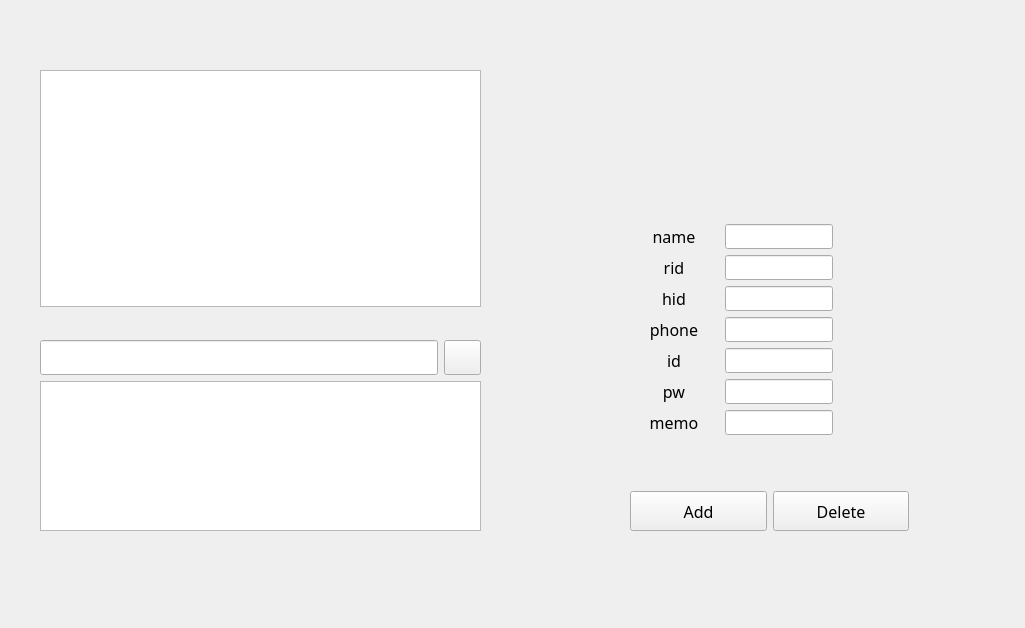
<?xml version="1.0" encoding="UTF-8"?>
<ui version="4.0">
 <class>ResidentControlWidget</class>
 <widget class="QWidget" name="ResidentControlWidget">
  <property name="geometry">
   <rect>
    <x>0</x>
    <y>0</y>
    <width>1025</width>
    <height>628</height>
   </rect>
  </property>
  <property name="sizePolicy">
   <sizepolicy hsizetype="Expanding" vsizetype="Expanding">
    <horstretch>0</horstretch>
    <verstretch>0</verstretch>
   </sizepolicy>
  </property>
  <property name="font">
   <font>
    <family>한화 L</family>
   </font>
  </property>
  <property name="windowTitle">
   <string>Form</string>
  </property>
  <widget class="QWidget" name="layoutWidget">
   <property name="geometry">
    <rect>
     <x>40</x>
     <y>70</y>
     <width>441</width>
     <height>461</height>
    </rect>
   </property>
   <layout class="QVBoxLayout" name="verticalLayout">
    <item>
     <widget class="QListWidget" name="residentListWidget">
      <property name="font">
       <font>
        <family>한화 L</family>
        <pointsize>10</pointsize>
       </font>
      </property>
     </widget>
    </item>
    <item>
     <spacer name="verticalSpacer">
      <property name="orientation">
       <enum>Qt::Orientation::Vertical</enum>
      </property>
      <property name="sizeType">
       <enum>QSizePolicy::Policy::Minimum</enum>
      </property>
      <property name="sizeHint" stdset="0">
       <size>
        <width>20</width>
        <height>27</height>
       </size>
      </property>
     </spacer>
    </item>
    <item>
     <layout class="QHBoxLayout" name="horizontalLayout">
      <item>
       <widget class="QLineEdit" name="searchHidEdit">
        <property name="sizePolicy">
         <sizepolicy hsizetype="Expanding" vsizetype="Maximum">
          <horstretch>0</horstretch>
          <verstretch>0</verstretch>
         </sizepolicy>
        </property>
        <property name="minimumSize">
         <size>
          <width>0</width>
          <height>35</height>
         </size>
        </property>
        <property name="maximumSize">
         <size>
          <width>16777215</width>
          <height>70</height>
         </size>
        </property>
        <property name="font">
         <font>
          <family>한화 L</family>
          <pointsize>10</pointsize>
         </font>
        </property>
        <property name="placeholderText">
         <string/>
        </property>
       </widget>
      </item>
      <item>
       <widget class="QPushButton" name="searchHidButton">
        <property name="sizePolicy">
         <sizepolicy hsizetype="Maximum" vsizetype="Maximum">
          <horstretch>0</horstretch>
          <verstretch>0</verstretch>
         </sizepolicy>
        </property>
        <property name="maximumSize">
         <size>
          <width>80</width>
          <height>65</height>
         </size>
        </property>
        <property name="text">
         <string/>
        </property>
       </widget>
      </item>
     </layout>
    </item>
    <item>
     <widget class="QListWidget" name="searchResultWidget">
      <property name="sizePolicy">
       <sizepolicy hsizetype="Expanding" vsizetype="Maximum">
        <horstretch>0</horstretch>
        <verstretch>0</verstretch>
       </sizepolicy>
      </property>
      <property name="maximumSize">
       <size>
        <width>16777215</width>
        <height>150</height>
       </size>
      </property>
      <property name="font">
       <font>
        <family>한화 L</family>
        <pointsize>10</pointsize>
       </font>
      </property>
     </widget>
    </item>
   </layout>
  </widget>
  <widget class="QWidget" name="layoutWidget">
   <property name="geometry">
    <rect>
     <x>630</x>
     <y>70</y>
     <width>279</width>
     <height>461</height>
    </rect>
   </property>
   <layout class="QVBoxLayout" name="verticalLayout_2">
    <item>
     <layout class="QHBoxLayout" name="horizontalLayout_5">
      <item>
       <spacer name="horizontalSpacer_9">
        <property name="orientation">
         <enum>Qt::Orientation::Horizontal</enum>
        </property>
        <property name="sizeHint" stdset="0">
         <size>
          <width>20</width>
          <height>20</height>
         </size>
        </property>
       </spacer>
      </item>
      <item>
       <widget class="QLabel" name="profileImage">
        <property name="sizePolicy">
         <sizepolicy hsizetype="Expanding" vsizetype="Expanding">
          <horstretch>0</horstretch>
          <verstretch>0</verstretch>
         </sizepolicy>
        </property>
        <property name="maximumSize">
         <size>
          <width>152</width>
          <height>118</height>
         </size>
        </property>
        <property name="text">
         <string/>
        </property>
       </widget>
      </item>
      <item>
       <spacer name="horizontalSpacer_4">
        <property name="orientation">
         <enum>Qt::Orientation::Horizontal</enum>
        </property>
        <property name="sizeHint" stdset="0">
         <size>
          <width>20</width>
          <height>20</height>
         </size>
        </property>
       </spacer>
      </item>
     </layout>
    </item>
    <item>
     <spacer name="verticalSpacer_3">
      <property name="orientation">
       <enum>Qt::Orientation::Vertical</enum>
      </property>
      <property name="sizeType">
       <enum>QSizePolicy::Policy::Maximum</enum>
      </property>
      <property name="sizeHint" stdset="0">
       <size>
        <width>20</width>
        <height>30</height>
       </size>
      </property>
     </spacer>
    </item>
    <item>
     <layout class="QFormLayout" name="formLayout">
      <item row="0" column="0">
       <layout class="QHBoxLayout" name="horizontalLayout_2">
        <property name="leftMargin">
         <number>14</number>
        </property>
        <item>
         <widget class="QLabel" name="nameLabel">
          <property name="sizePolicy">
           <sizepolicy hsizetype="Minimum" vsizetype="Preferred">
            <horstretch>0</horstretch>
            <verstretch>0</verstretch>
           </sizepolicy>
          </property>
          <property name="minimumSize">
           <size>
            <width>60</width>
            <height>0</height>
           </size>
          </property>
          <property name="font">
           <font>
            <family>한화 L</family>
            <pointsize>12</pointsize>
           </font>
          </property>
          <property name="text">
           <string>name</string>
          </property>
          <property name="alignment">
           <set>Qt::AlignmentFlag::AlignCenter</set>
          </property>
         </widget>
        </item>
        <item>
         <spacer name="horizontalSpacer">
          <property name="orientation">
           <enum>Qt::Orientation::Horizontal</enum>
          </property>
          <property name="sizeType">
           <enum>QSizePolicy::Policy::Maximum</enum>
          </property>
          <property name="sizeHint" stdset="0">
           <size>
            <width>15</width>
            <height>20</height>
           </size>
          </property>
         </spacer>
        </item>
        <item>
         <widget class="QLineEdit" name="nameEdit">
          <property name="sizePolicy">
           <sizepolicy hsizetype="Expanding" vsizetype="Maximum">
            <horstretch>0</horstretch>
            <verstretch>0</verstretch>
           </sizepolicy>
          </property>
          <property name="maximumSize">
           <size>
            <width>16777215</width>
            <height>35</height>
           </size>
          </property>
          <property name="font">
           <font>
            <family>한화 L</family>
            <pointsize>9</pointsize>
           </font>
          </property>
         </widget>
        </item>
       </layout>
      </item>
      <item row="1" column="0">
       <layout class="QHBoxLayout" name="horizontalLayout_3">
        <property name="leftMargin">
         <number>14</number>
        </property>
        <item>
         <widget class="QLabel" name="ridLabel">
          <property name="sizePolicy">
           <sizepolicy hsizetype="Minimum" vsizetype="Preferred">
            <horstretch>0</horstretch>
            <verstretch>0</verstretch>
           </sizepolicy>
          </property>
          <property name="minimumSize">
           <size>
            <width>60</width>
            <height>0</height>
           </size>
          </property>
          <property name="font">
           <font>
            <family>한화 L</family>
            <pointsize>12</pointsize>
           </font>
          </property>
          <property name="text">
           <string>rid</string>
          </property>
          <property name="alignment">
           <set>Qt::AlignmentFlag::AlignCenter</set>
          </property>
         </widget>
        </item>
        <item>
         <spacer name="horizontalSpacer_2">
          <property name="orientation">
           <enum>Qt::Orientation::Horizontal</enum>
          </property>
          <property name="sizeType">
           <enum>QSizePolicy::Policy::Maximum</enum>
          </property>
          <property name="sizeHint" stdset="0">
           <size>
            <width>15</width>
            <height>20</height>
           </size>
          </property>
         </spacer>
        </item>
        <item>
         <widget class="QLineEdit" name="ridEdit">
          <property name="sizePolicy">
           <sizepolicy hsizetype="Expanding" vsizetype="Maximum">
            <horstretch>0</horstretch>
            <verstretch>0</verstretch>
           </sizepolicy>
          </property>
          <property name="maximumSize">
           <size>
            <width>16777215</width>
            <height>35</height>
           </size>
          </property>
          <property name="font">
           <font>
            <family>한화 L</family>
            <pointsize>9</pointsize>
           </font>
          </property>
         </widget>
        </item>
       </layout>
      </item>
      <item row="2" column="0">
       <layout class="QHBoxLayout" name="horizontalLayout_4">
        <property name="leftMargin">
         <number>14</number>
        </property>
        <item>
         <widget class="QLabel" name="hidLabel">
          <property name="sizePolicy">
           <sizepolicy hsizetype="Minimum" vsizetype="Preferred">
            <horstretch>0</horstretch>
            <verstretch>0</verstretch>
           </sizepolicy>
          </property>
          <property name="minimumSize">
           <size>
            <width>60</width>
            <height>0</height>
           </size>
          </property>
          <property name="font">
           <font>
            <family>한화 L</family>
            <pointsize>12</pointsize>
           </font>
          </property>
          <property name="text">
           <string>hid</string>
          </property>
          <property name="alignment">
           <set>Qt::AlignmentFlag::AlignCenter</set>
          </property>
         </widget>
        </item>
        <item>
         <spacer name="horizontalSpacer_3">
          <property name="orientation">
           <enum>Qt::Orientation::Horizontal</enum>
          </property>
          <property name="sizeType">
           <enum>QSizePolicy::Policy::Maximum</enum>
          </property>
          <property name="sizeHint" stdset="0">
           <size>
            <width>15</width>
            <height>20</height>
           </size>
          </property>
         </spacer>
        </item>
        <item>
         <widget class="QLineEdit" name="hidEdit">
          <property name="sizePolicy">
           <sizepolicy hsizetype="Expanding" vsizetype="Maximum">
            <horstretch>0</horstretch>
            <verstretch>0</verstretch>
           </sizepolicy>
          </property>
          <property name="maximumSize">
           <size>
            <width>16777215</width>
            <height>35</height>
           </size>
          </property>
          <property name="font">
           <font>
            <family>한화 L</family>
            <pointsize>9</pointsize>
           </font>
          </property>
         </widget>
        </item>
       </layout>
      </item>
      <item row="3" column="0">
       <layout class="QHBoxLayout" name="horizontalLayout_6">
        <property name="leftMargin">
         <number>14</number>
        </property>
        <item>
         <widget class="QLabel" name="phoneLabel">
          <property name="sizePolicy">
           <sizepolicy hsizetype="Minimum" vsizetype="Preferred">
            <horstretch>0</horstretch>
            <verstretch>0</verstretch>
           </sizepolicy>
          </property>
          <property name="minimumSize">
           <size>
            <width>60</width>
            <height>0</height>
           </size>
          </property>
          <property name="font">
           <font>
            <family>한화 L</family>
            <pointsize>12</pointsize>
           </font>
          </property>
          <property name="text">
           <string>phone</string>
          </property>
          <property name="alignment">
           <set>Qt::AlignmentFlag::AlignCenter</set>
          </property>
         </widget>
        </item>
        <item>
         <spacer name="horizontalSpacer_5">
          <property name="orientation">
           <enum>Qt::Orientation::Horizontal</enum>
          </property>
          <property name="sizeType">
           <enum>QSizePolicy::Policy::Maximum</enum>
          </property>
          <property name="sizeHint" stdset="0">
           <size>
            <width>15</width>
            <height>20</height>
           </size>
          </property>
         </spacer>
        </item>
        <item>
         <widget class="QLineEdit" name="phoneEdit">
          <property name="sizePolicy">
           <sizepolicy hsizetype="Expanding" vsizetype="Maximum">
            <horstretch>0</horstretch>
            <verstretch>0</verstretch>
           </sizepolicy>
          </property>
          <property name="maximumSize">
           <size>
            <width>16777215</width>
            <height>35</height>
           </size>
          </property>
          <property name="font">
           <font>
            <family>한화 L</family>
            <pointsize>9</pointsize>
           </font>
          </property>
         </widget>
        </item>
       </layout>
      </item>
      <item row="4" column="0">
       <layout class="QHBoxLayout" name="horizontalLayout_7">
        <property name="leftMargin">
         <number>14</number>
        </property>
        <item>
         <widget class="QLabel" name="idLabel">
          <property name="sizePolicy">
           <sizepolicy hsizetype="Minimum" vsizetype="Preferred">
            <horstretch>0</horstretch>
            <verstretch>0</verstretch>
           </sizepolicy>
          </property>
          <property name="minimumSize">
           <size>
            <width>60</width>
            <height>0</height>
           </size>
          </property>
          <property name="font">
           <font>
            <family>한화 L</family>
            <pointsize>12</pointsize>
           </font>
          </property>
          <property name="text">
           <string>id</string>
          </property>
          <property name="alignment">
           <set>Qt::AlignmentFlag::AlignCenter</set>
          </property>
         </widget>
        </item>
        <item>
         <spacer name="horizontalSpacer_6">
          <property name="orientation">
           <enum>Qt::Orientation::Horizontal</enum>
          </property>
          <property name="sizeType">
           <enum>QSizePolicy::Policy::Maximum</enum>
          </property>
          <property name="sizeHint" stdset="0">
           <size>
            <width>15</width>
            <height>20</height>
           </size>
          </property>
         </spacer>
        </item>
        <item>
         <widget class="QLineEdit" name="idEdit">
          <property name="sizePolicy">
           <sizepolicy hsizetype="Expanding" vsizetype="Maximum">
            <horstretch>0</horstretch>
            <verstretch>0</verstretch>
           </sizepolicy>
          </property>
          <property name="maximumSize">
           <size>
            <width>16777215</width>
            <height>35</height>
           </size>
          </property>
          <property name="font">
           <font>
            <family>한화 L</family>
            <pointsize>9</pointsize>
           </font>
          </property>
         </widget>
        </item>
       </layout>
      </item>
      <item row="5" column="0">
       <layout class="QHBoxLayout" name="horizontalLayout_8">
        <property name="leftMargin">
         <number>14</number>
        </property>
        <item>
         <widget class="QLabel" name="pwLabel">
          <property name="sizePolicy">
           <sizepolicy hsizetype="Minimum" vsizetype="Preferred">
            <horstretch>0</horstretch>
            <verstretch>0</verstretch>
           </sizepolicy>
          </property>
          <property name="minimumSize">
           <size>
            <width>60</width>
            <height>0</height>
           </size>
          </property>
          <property name="font">
           <font>
            <family>한화 L</family>
            <pointsize>12</pointsize>
           </font>
          </property>
          <property name="text">
           <string>pw</string>
          </property>
          <property name="alignment">
           <set>Qt::AlignmentFlag::AlignCenter</set>
          </property>
         </widget>
        </item>
        <item>
         <spacer name="horizontalSpacer_7">
          <property name="orientation">
           <enum>Qt::Orientation::Horizontal</enum>
          </property>
          <property name="sizeType">
           <enum>QSizePolicy::Policy::Maximum</enum>
          </property>
          <property name="sizeHint" stdset="0">
           <size>
            <width>15</width>
            <height>20</height>
           </size>
          </property>
         </spacer>
        </item>
        <item>
         <widget class="QLineEdit" name="pwEdit">
          <property name="sizePolicy">
           <sizepolicy hsizetype="Expanding" vsizetype="Maximum">
            <horstretch>0</horstretch>
            <verstretch>0</verstretch>
           </sizepolicy>
          </property>
          <property name="maximumSize">
           <size>
            <width>16777215</width>
            <height>35</height>
           </size>
          </property>
          <property name="font">
           <font>
            <family>한화 L</family>
            <pointsize>9</pointsize>
           </font>
          </property>
         </widget>
        </item>
       </layout>
      </item>
      <item row="6" column="0">
       <layout class="QHBoxLayout" name="horizontalLayout_9">
        <property name="leftMargin">
         <number>14</number>
        </property>
        <item>
         <widget class="QLabel" name="memoLabel">
          <property name="sizePolicy">
           <sizepolicy hsizetype="Minimum" vsizetype="Preferred">
            <horstretch>0</horstretch>
            <verstretch>0</verstretch>
           </sizepolicy>
          </property>
          <property name="minimumSize">
           <size>
            <width>60</width>
            <height>0</height>
           </size>
          </property>
          <property name="font">
           <font>
            <family>한화 L</family>
            <pointsize>12</pointsize>
           </font>
          </property>
          <property name="text">
           <string>memo</string>
          </property>
          <property name="alignment">
           <set>Qt::AlignmentFlag::AlignCenter</set>
          </property>
         </widget>
        </item>
        <item>
         <spacer name="horizontalSpacer_8">
          <property name="orientation">
           <enum>Qt::Orientation::Horizontal</enum>
          </property>
          <property name="sizeType">
           <enum>QSizePolicy::Policy::Maximum</enum>
          </property>
          <property name="sizeHint" stdset="0">
           <size>
            <width>15</width>
            <height>20</height>
           </size>
          </property>
         </spacer>
        </item>
        <item>
         <widget class="QLineEdit" name="memoEdit">
          <property name="sizePolicy">
           <sizepolicy hsizetype="Expanding" vsizetype="Maximum">
            <horstretch>0</horstretch>
            <verstretch>0</verstretch>
           </sizepolicy>
          </property>
          <property name="maximumSize">
           <size>
            <width>16777215</width>
            <height>35</height>
           </size>
          </property>
          <property name="font">
           <font>
            <family>한화 L</family>
            <pointsize>9</pointsize>
           </font>
          </property>
         </widget>
        </item>
       </layout>
      </item>
     </layout>
    </item>
    <item>
     <spacer name="verticalSpacer_2">
      <property name="orientation">
       <enum>Qt::Orientation::Vertical</enum>
      </property>
      <property name="sizeType">
       <enum>QSizePolicy::Policy::Maximum</enum>
      </property>
      <property name="sizeHint" stdset="0">
       <size>
        <width>20</width>
        <height>20</height>
       </size>
      </property>
     </spacer>
    </item>
    <item>
     <layout class="QHBoxLayout" name="horizontalLayout_10">
      <item>
       <widget class="QPushButton" name="addButton">
        <property name="sizePolicy">
         <sizepolicy hsizetype="Expanding" vsizetype="Maximum">
          <horstretch>0</horstretch>
          <verstretch>0</verstretch>
         </sizepolicy>
        </property>
        <property name="maximumSize">
         <size>
          <width>16777215</width>
          <height>40</height>
         </size>
        </property>
        <property name="font">
         <font>
          <family>한화 L</family>
          <pointsize>12</pointsize>
         </font>
        </property>
        <property name="text">
         <string>Add</string>
        </property>
       </widget>
      </item>
      <item>
       <widget class="QPushButton" name="deleteButton">
        <property name="sizePolicy">
         <sizepolicy hsizetype="Expanding" vsizetype="Minimum">
          <horstretch>0</horstretch>
          <verstretch>0</verstretch>
         </sizepolicy>
        </property>
        <property name="maximumSize">
         <size>
          <width>16777215</width>
          <height>40</height>
         </size>
        </property>
        <property name="font">
         <font>
          <family>한화 L</family>
          <pointsize>12</pointsize>
         </font>
        </property>
        <property name="text">
         <string>Delete</string>
        </property>
       </widget>
      </item>
     </layout>
    </item>
   </layout>
  </widget>
 </widget>
 <resources/>
 <connections/>
</ui>
